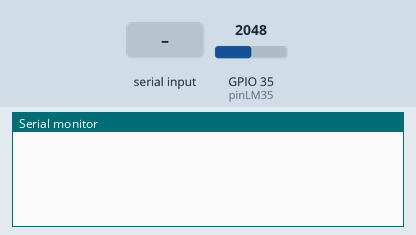
Simulated run of this sketch. Board: ESP32. Parts: the last lines printed to the serial monitor. The test bench sets the inputs (shaded band); at power-on: GPIO 35 (pinLM35) = 2048.

Above: at 1.2 s.
1.3 s: "1\n" received over the second serial link
At 1.46 s:
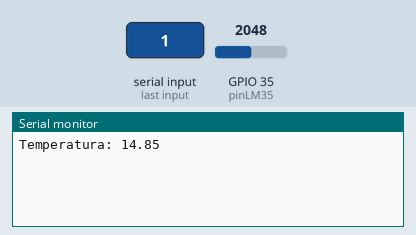
3.0 s: GPIO 35 (pinLM35) set to 2866
At 3.06 s:
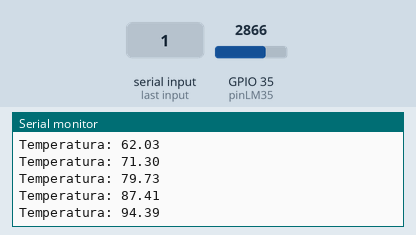
4.5 s: GPIO 35 (pinLM35) set to 3603
At 4.66 s:
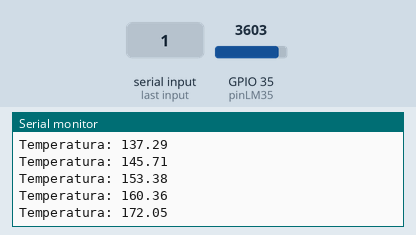
Timing chart, 0 to 7.5 s (numbered marks = the images above; inputs shaded):
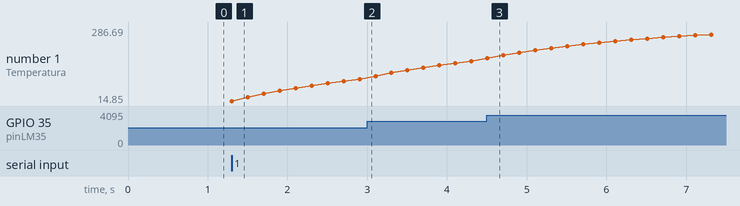

The sketch:

ESP32_P2.ino
```cpp
//***************************************
// Universidad del Valle de Guatemala
// Electrónica Digital 2
// Proyecto 1 - Sensor de Temperatura
// Nombre: Alessandro Paiz
// Carné: 19572
//***************************************

//****************************************
// Librerías
//****************************************
#include <Arduino.h>

//****************************************
// Defincion de Pines
//****************************************
#define pinLM35 35

//****************************************
// Prototipo de Funciones
//****************************************
void EMAADC(void);
void RecibirValor(void);

//****************************************
// Variables Globales
//****************************************
// Variables ADC
int adcRaw = 0;
double adcFiltradoT = 0;
double alpha = 0.09;
float celsius = 0.0;

String sensorb1 = ""; // Guardar valor obtenido cuando se pulso el boton en Tiva C

int estadob1 = 0;
//****************************************
// ISRs
//****************************************

//****************************************
// Configuracion
//****************************************
void setup()
{
  Serial.begin(115200);
  Serial2.begin(115200);
}
//****************************************
// Loop Principal
//****************************************
void loop()
{
  RecibirValor();
}
//****************************************
// Funciones
//****************************************
void EMAADC(void)
{
  adcRaw = analogReadMilliVolts(pinLM35);
  adcFiltradoT = (alpha * adcRaw) + ((1.0 - alpha) * adcFiltradoT);
  celsius = (adcFiltradoT / 10.0);
  Serial2.println(celsius);
  Serial.print("Temperatura: ");
  Serial.println(celsius);
}

void RecibirValor(void)
{

  if (Serial2.available() > 0)
  {
    sensorb1 = Serial2.readStringUntil('\n');
  }

  estadob1 = sensorb1.toInt();

  if ((estadob1) == 1)
  {
    EMAADC();
    estadob1 = 0;
    delay(200);
  }
}
```

Measured:
- after the input at 1.3 s, the serial monitor: prints a new line at once (image 1)
- after the input at 4.5 s, the serial monitor: prints a new line at once (image 3)
- plotted number 1: 94.39 → 160.36 after the input at 3.0 s, 160.36 → 286.69 after the input at 4.5 s
